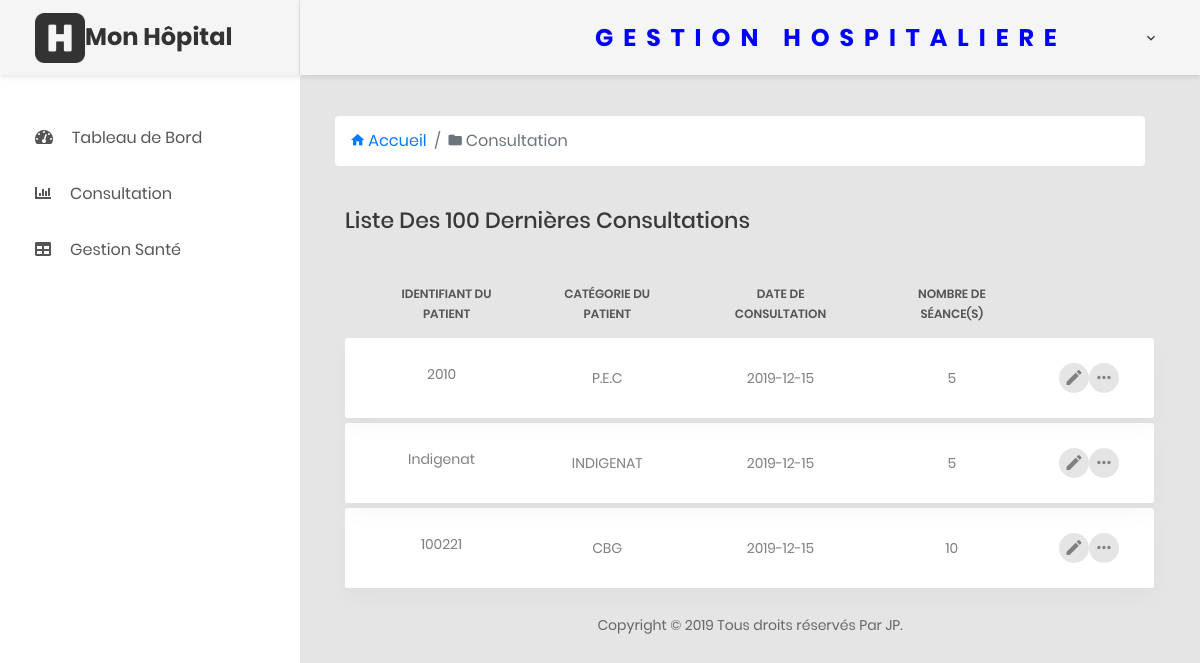
Screenshot of /consultation/?action=setting with the database file from the repository.
### tables this page shows
CREATE TABLE `consultation` (
  `id_Consultation` int(10) UNSIGNED NOT NULL,
  `identifiant_Patient` varchar(30) NOT NULL,
  `categorie_Patient` varchar(30) NOT NULL,
  `date_rdv` date NOT NULL,
  `date_Consultation` varchar(10) NOT NULL,
  `prix_Seance` varchar(20) NOT NULL,
  `nombre_Seance` int(11) NOT NULL DEFAULT '1',
  `id_Medecin` int(10) UNSIGNED NOT NULL,
  `id_Patient` int(10) UNSIGNED NOT NULL,
  `id_Indication` int(10) UNSIGNED NOT NULL,
  `commentaire` text
);

### modele/requetes.php (called while the page is built, shortened)
<?php
Class Requetes
{
    private $base;
    private $hostName;
    private $baseName;
    private $userName;
    private $password;
    public function __construct($hostName, $baseName, $userName, $password){
    $this->hostName = $hostName;
            $this->baseName = $baseName;
            $this->userName = $userName;
            $this->password = $password;
    }
        private function connect(){
            try{
                    $this->base = new PDO('mysql:host='.$this->hostName.';dbname='.$this->baseName.';charset=utf8',$this->userName,$this->password);
                    $this->base->setAttribute(PDO::ATTR_ERRMODE, PDO::ERRMODE_EXCEPTION);
            }catch(Exception $e){
                    echo "Erreur de connexion à la base de données";
            }
        }
        private function select($req, $params, $methode=PDO::FETCH_NAMED){
            $req = $this->base->prepare($req);
            $req->execute($params);
            return $req->fetchall($methode);
        }
        public function getConsultations(){
            $req = 'select * from consultation order by id_Consultation desc limit 100';
            $params = array();
            return $this->select($req,$params);
        }
}
?>

### consultation/vues/setting.php (the view, shortened to what this page needs)
<!DOCTYPE html>
<html lang="en">
<head>
    <link href="../css/font-face.css" rel="stylesheet" media="all">
    <link href="../vendor/font-awesome-4.7/css/font-awesome.min.css" rel="stylesheet" media="all">
    <link href="../vendor/font-awesome-5/css/fontawesome-all.min.css" rel="stylesheet" media="all">
    <link href="../vendor/mdi-font/css/material-design-iconic-font.min.css" rel="stylesheet" media="all">
    <link href="../vendor/bootstrap-4.1/bootstrap.min.css" rel="stylesheet" media="all">
    <link href="../vendor/animsition/animsition.min.css" rel="stylesheet" media="all">
    <link href="../vendor/bootstrap-progressbar/bootstrap-progressbar-3.3.4.min.css" rel="stylesheet" media="all">
    <link href="../vendor/wow/animate.css" rel="stylesheet" media="all">
    <link href="../vendor/css-hamburgers/hamburgers.min.css" rel="stylesheet" media="all">
    <link href="../vendor/slick/slick.css" rel="stylesheet" media="all">
    <link href="../vendor/select2/select2.min.css" rel="stylesheet" media="all">
    <link href="../vendor/perfect-scrollbar/perfect-scrollbar.css" rel="stylesheet" media="all">
    <link href="../css/theme.css" rel="stylesheet" media="all">
    <link href="../css/style.css" rel="stylesheet" media="all">
</head>
<body class="animsition">
    <div class="page-wrapper">
        <?php require '../global/menuTop.php' ?>
        <div class="page-container">
        <?php require '../global/menuSide.php' ?>
           <div class="main-content">
                <div class="section__content section__content--p30">
                    <div class="container-fluid">
                        <div class="row">
                            <div class="col-md-12" style="margin-left: -10px;">
                                <nav aria-label="breadcrumb" >
                                    <ol class="breadcrumb" style="background-color: white;">
                                        <li class="breadcrumb-item"><a href="../?road=accueil" title="Revenir au tableau de bord"><i class="zmdi zmdi-home"></i> Accueil</a></li>
                                        <li class="breadcrumb-item active" aria-current="page"><i class="zmdi zmdi-folder"></i> Consultation</li>
                                    </ol>
                                </nav>
                            </div>
                        </div>
                        <br>
                        <div class="row">
                            <div class="col-md-12">
                                <h3 class="title-5 m-b-35">Liste des 100 dernières Consultations</h3>
                                <div class="table-responsive table-responsive-data2">
                                    <table class="table table-data2">
                                        <thead>
                                            <tr>
                                            <th>Identifiant du Patient</th>
                                            <th>Catégorie du Patient</th>
                                            <th>Date de Consultation</th>
                                            <th>Nombre de Séance(s)</th>
                                            </tr>
                                        </thead>
                                        <tbody>
                                            <?php
                                                foreach ($consultations as $key => $consultation) {
                                            ?>
                                            <tr class="tr-shadow">
                                                <td><?= $consultation['identifiant_Patient'] ?></td>
                                                <td><?= $consultation['categorie_Patient'] ?></td>
                                                <td><?= $consultation['date_Consultation'] ?></td>
                                                <td><?= $consultation['nombre_Seance'] ?></td>
                                                <td>
                                                    <div class="table-data-feature">
                                                        <a href="./?action=editconsultation&consultation=<?= $consultation['id_Consultation'] ?>"><button class="item" data-toggle="tooltip" data-placement="top" title="Editer">
                                                            <i class="zmdi zmdi-edit"></i>
                                                        </button></a>
                                                        <a href="./?action=viewconsultation&consultation=<?= $consultation['id_Consultation'] ?>">
                                                            <button class="item" data-toggle="tooltip" data-placement="top" title="Voir Plus">
                                                                <i class="zmdi zmdi-more"></i>
                                                            </button>
                                                        </a>
                                                    </div>
                                                </td>
                                            </tr>
                                            <tr class="spacer"></tr>
                                            <?php
                                                }
                                            ?>
                                        </tbody>
                                    </table>
                                </div>
                                <?php require '../global/footer.php' ?>
                            </div>
                        </div>
                    </div>
        </div>
    </div>
</body>
</html>

### css/style.css (style rules this page uses)
td { text-align: center; }
tr th { font-size: 20px; text-align: center; }

### rows the page displays
consultation: identifiant_Patient "2010", categorie_Patient "P.E.C", date_Consultation "2019-12-15", nombre_Seance "5"
consultation: identifiant_Patient "Indigenat", categorie_Patient "INDIGENAT", date_Consultation "2019-12-15", nombre_Seance "5"
consultation: identifiant_Patient "100221", categorie_Patient "CBG", date_Consultation "2019-12-15", nombre_Seance "10"
